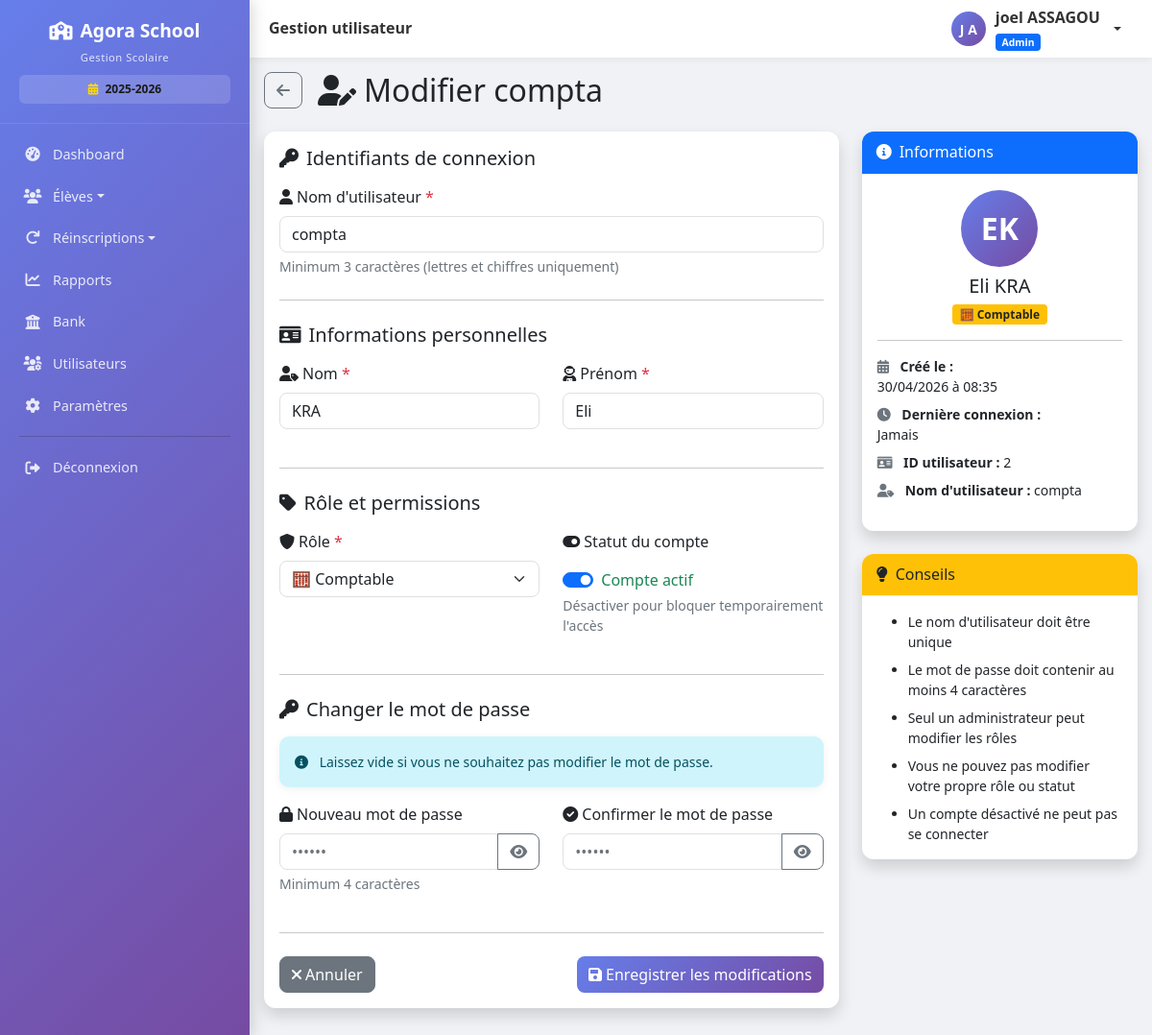
/utilisateurs/2/modifier (signed in), run on an earlier commit of the app's database.
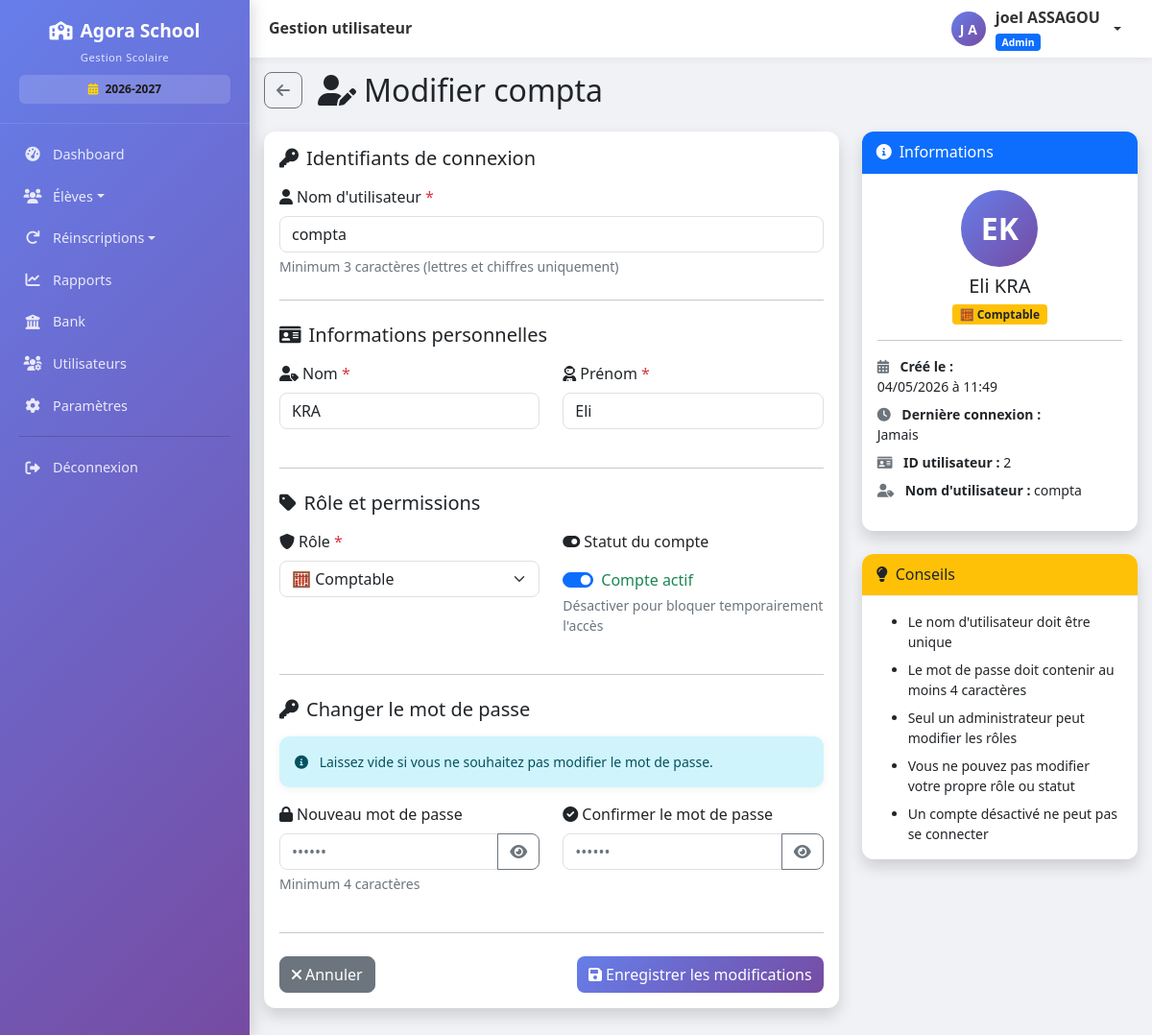
And on a later commit of the database.
### models.py (models this page shows, shortened)
class Parametre(db.Model):
    __tablename__ = 'parametres'
    id = db.Column(db.Integer, primary_key=True)
    cle = db.Column(db.String(100), unique=True, nullable=False)
    valeur = db.Column(db.String(500))
    description = db.Column(db.String(200))
    date_modification = db.Column(db.DateTime, default=datetime.utcnow, onupdate=datetime.utcnow)

class User(UserMixin, db.Model):
    __tablename__ = 'users'
    id = db.Column(db.Integer, primary_key=True)
    username = db.Column(db.String(80), unique=True, nullable=False, index=True)
    password_hash = db.Column(db.String(200), nullable=False)
    nom = db.Column(db.String(100), nullable=False)
    prenom = db.Column(db.String(100), nullable=False)
    role = db.Column(db.String(20), default='user')  # admin, comptable, user
    actif = db.Column(db.Boolean, default=True)
    created_at = db.Column(db.DateTime, default=datetime.utcnow)
    last_login = db.Column(db.DateTime, nullable=True)
    @property
    def nom_complet(self):
        return f"{self.prenom} {self.nom}"

### routes.py (the view, shortened to what this page needs)
@app.route('/utilisateurs/<int:user_id>/modifier', methods=['GET', 'POST'])
@login_required
@admin_required
def modifier_utilisateur(user_id):
    utilisateur = User.query.get_or_404(user_id)
    utilisateurs_admin_count = User.query.filter_by(role='admin', actif=True).count()
    if utilisateur.role == 'admin':
        nb_admins = User.query.filter_by(role='admin').count()
        if nb_admins <= 1 and request.method == 'POST' and request.form.get('role') != 'admin':
            flash('Impossible de retirer les droits du dernier administrateur', 'warning')
            return redirect(url_for('modifier_utilisateur', user_id=user_id))
    return render_template('utilisateurs/modifier.html',
                         utilisateur=utilisateur,
                         utilisateurs_admin_count=utilisateurs_admin_count)  # ← AJOUTÉ

### app.py (called while the page is built)
@app.after_request
def close_db_connection(response):
    try:
        db.session.close()
    except:
        pass
    return response

### routes.py (called while the page is built)
@login_manager.user_loader
def load_user(user_id):
    return User.query.get(int(user_id))

def admin_required(f):
    @wraps(f)
    def decorated_function(*args, **kwargs):
        if not current_user.is_authenticated or current_user.role != 'admin':
            flash('Accès réservé aux administrateurs', 'danger')
            return redirect(url_for('liste_eleves'))
        return f(*args, **kwargs)
    return decorated_function

### templates/utilisateurs/modifier.html (shortened to what the changed rows need)
{% extends "base.html" %}
{% block content %}
<div class="d-flex align-items-center mb-4">
    <a href="{{ url_for('liste_utilisateurs') }}" class="btn btn-outline-secondary me-3">
        <i class="fas fa-arrow-left"></i>
    </a>
    <h2 class="mb-0"><i class="fas fa-user-edit me-2"></i>Modifier {{ utilisateur.username }}</h2>
</div>
<div class="row">
    <div class="col-lg-8">
        <div class="card shadow">
            <div class="card-body">
                <form method="POST" id="userForm">
                    <div class="mb-3">
                        <label for="username" class="form-label">
                            <i class="fas fa-user me-1"></i>Nom d'utilisateur
                            <span class="text-danger">*</span>
                        </label>
                        <input type="text"
                               class="form-control"
                               id="username"
                               name="username"
                               value="{{ utilisateur.username }}"
                               required
                               minlength="3">
                        <div class="form-text">Minimum 3 caractères (lettres et chiffres uniquement)</div>
                    </div>
                    <div class="row">
                        <div class="col-md-6 mb-3">
                            <label for="nom" class="form-label">
                                <i class="fas fa-user-tag me-1"></i>Nom
                                <span class="text-danger">*</span>
                            </label>
                            <input type="text"
                                   class="form-control"
                                   id="nom"
                                   name="nom"
                                   value="{{ utilisateur.nom }}"
                                   required
                                   minlength="2">
                        </div>
                        <div class="col-md-6 mb-3">
                            <label for="prenom" class="form-label">
                                <i class="fas fa-user-astronaut me-1"></i>Prénom
                                <span class="text-danger">*</span>
                            </label>
                            <input type="text"
                                   class="form-control"
                                   id="prenom"
                                   name="prenom"
                                   value="{{ utilisateur.prenom }}"
                                   required
                                   minlength="2">
                        </div>
                    </div>
                    <div class="row">
                        <div class="col-md-6 mb-3">
                            <label for="role" class="form-label">
                                <i class="fas fa-shield-alt me-1"></i>Rôle
                                <span class="text-danger">*</span>
                            </label>
                            <select class="form-select" id="role" name="role" {% if utilisateur.id == current_user.id %}disabled{% endif %}>
                                <option value="comptable" {% if utilisateur.role == 'comptable' %}selected{% endif %}>
                                    🧮 Comptable
                                </option>
                            </select>
                        </div>
                        <div class="col-md-6 mb-3">
                            <div class="form-check form-switch mt-2">
                                <input class="form-check-input" type="checkbox" id="actif" name="actif"
                                       {% if utilisateur.actif %}checked{% endif %}
                                       {% if utilisateur.id == current_user.id %}disabled{% endif %}>
                                <label class="form-check-label" for="actif">
                                    <span id="statutLabel" class="{% if utilisateur.actif %}text-success{% else %}text-danger{% endif %}">
                                    </span>
                                </label>
                            </div>
                        </div>
                    </div>
                </form>
            </div>
        </div>
    </div>
    <div class="col-lg-4">
        <div class="card shadow mb-4">
            <div class="card-body">
                <div class="text-center mb-3">
                    <div class="avatar-lg mx-auto mb-2">
                        <span class="avatar-initials">{{ utilisateur.prenom[0] }}{{ utilisateur.nom[0] }}</span>
                    </div>
                    <h5 class="mb-1">{{ utilisateur.nom_complet }}</h5>
                    <span class="badge {% if utilisateur.role == 'admin' %}bg-danger{% elif utilisateur.role == 'comptable' %}bg-warning text-dark{% else %}bg-info{% endif %}">
                        {% if utilisateur.role == 'admin' %}👑 Administrateur
                        {% elif utilisateur.role == 'comptable' %}🧮 Comptable
                        {% else %}👤 Opérateur{% endif %}
                    </span>
                </div>
                <ul class="list-unstyled small">
                    <li class="mb-2">
                        <i class="fas fa-calendar-alt me-2 text-muted"></i>
                        <strong>Créé le :</strong><br>
                        {{ utilisateur.created_at.strftime('%d/%m/%Y à %H:%M') if utilisateur.created_at else 'N/A' }}
                    </li>
                    <li class="mb-2">
                        <i class="fas fa-clock me-2 text-muted"></i>
                        <strong>Dernière connexion :</strong><br>
                        {{ utilisateur.last_login.strftime('%d/%m/%Y à %H:%M') if utilisateur.last_login else 'Jamais' }}
                    </li>
                    <li class="mb-2">
                        <i class="fas fa-id-card me-2 text-muted"></i>
                        <strong>ID utilisateur :</strong> {{ utilisateur.id }}
                    </li>
                    <li>
                        <i class="fas fa-user-tag me-2 text-muted"></i>
                        <strong>Nom d'utilisateur :</strong> {{ utilisateur.username }}
                    </li>
                </ul>
            </div>
        </div>
    </div>
</div>
{% endblock %}

### templates/base.html (shortened to what the changed rows need)
<!DOCTYPE html>
<html lang="fr">
<head>
    <link href="https://cdn.jsdelivr.net/npm/bootstrap@5.1.3/dist/css/bootstrap.min.css" rel="stylesheet">
    <link rel="stylesheet" href="https://cdnjs.cloudflare.com/ajax/libs/font-awesome/6.0.0/css/all.min.css">
    <link href="https://cdn.datatables.net/1.11.5/css/dataTables.bootstrap5.min.css" rel="stylesheet">
</head>
<body>
    <div class="app-layout">
        {% if current_user.is_authenticated %}
        <aside class="sidebar" id="sidebar">
            <div class="sidebar-logo">
                <h4><i class="fas fa-school me-2"></i>Agora School</h4>
                <small>Gestion Scolaire</small>
                {% set annee_active = parametres_ecole.get('annee_scolaire_active', '2025-2026') if parametres_ecole else '2025-2026' %}
                <div style="margin-top: 8px; padding: 6px 10px; background: rgba(255,255,255,0.15); border-radius: 6px; font-size: 0.75rem;">
                    <i class="fas fa-calendar-alt me-1" style="color: #ffd700;"></i>
                    <strong style="color: #1b1a16;">{{ annee_active }}</strong>
                </div>
            </div>
            <nav class="sidebar-nav">
                {% if current_user.role == 'admin' %}
                <a class="nav-link {% if request.endpoint == 'dashboard' %}active{% endif %}"
                   href="{{ url_for('dashboard') }}">
                    <i class="fas fa-tachometer-alt"></i> Dashboard
                </a>
                {% endif %}
                <div class="eleves-dropdown">
                    <a class="nav-link dropdown-toggle {% if request.endpoint == 'liste_eleves' %}active{% endif %}"
                       href="#" data-bs-toggle="dropdown">
                        <i class="fas fa-users"></i> Élèves
                    </a>
                </div>
                {% if current_user.role in ['admin', 'comptable'] %}
                <div class="eleves-dropdown">
                    <a class="nav-link dropdown-toggle {% if request.endpoint in ['liste_reinscriptions', 'reinscrire_anciens'] %}active{% endif %}"
                       href="#" data-bs-toggle="dropdown">
                        <i class="fas fa-redo"></i> Réinscriptions
                    </a>
                </div>
                {% endif %}
                {% if current_user.role in ['admin', 'comptable'] %}
                <a class="nav-link {% if request.endpoint == 'rapports' %}active{% endif %}"
                   href="{{ url_for('rapports') }}">
                    <i class="fas fa-chart-line"></i> Rapports
                </a>
                <a class="nav-link {% if request.endpoint == 'bank' %}active{% endif %}"
                   href="{{ url_for('bank') }}">
                    <i class="fas fa-university"></i> Bank
                </a>
                {% endif %}
                {% if current_user.role == 'admin' %}
                <a class="nav-link {% if request.endpoint == 'liste_utilisateurs' %}active{% endif %}"
                   href="{{ url_for('liste_utilisateurs') }}">
                    <i class="fas fa-users-cog"></i> Utilisateurs
                </a>
                <a class="nav-link {% if request.endpoint == 'parametres' %}active{% endif %}"
                   href="{{ url_for('parametres') }}">
                    <i class="fas fa-cog"></i> Paramètres
                </a>
                {% endif %}
                <hr>
                <a class="nav-link" href="{{ url_for('logout') }}">
                    <i class="fas fa-sign-out-alt"></i> Déconnexion
                </a>
            </nav>
        </aside>
        {% endif %}
        <main class="main-area">
            <div class="page-content" id="pageContent">
                {% block content %}{% endblock %}
            </div>
        </main>
    </div>
</body>
</html>

What changed in the data, as far as the page shows it:
changed Parametre: valeur "2025-2026" → "2026-2027"
changed User "compta": created_at "30/04/2026 à 08:35" → "04/05/2026 à 11:49"
